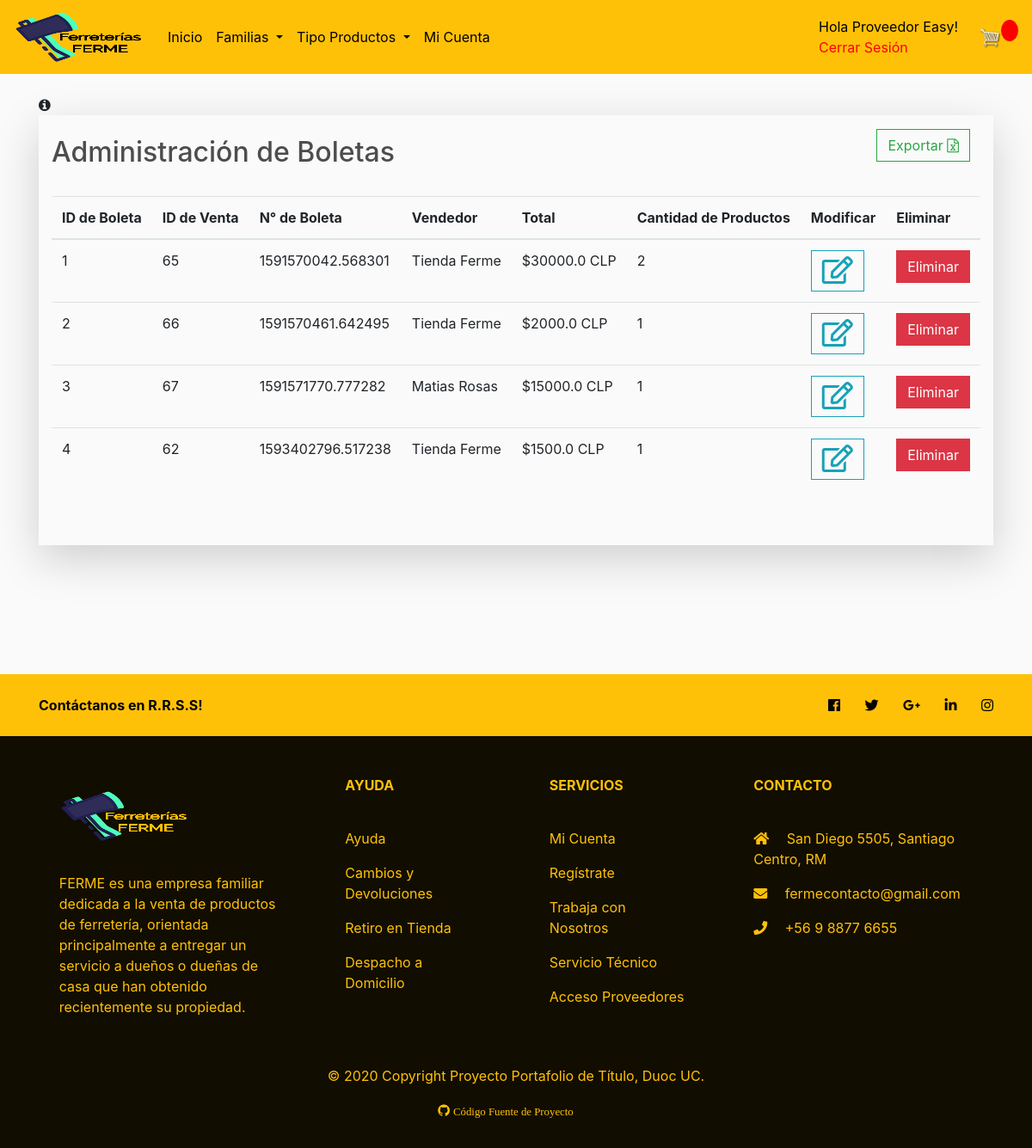
The app's page /adm-boleta (signed in) with its own data.
### store/models.py (models this page shows, shortened)
class Profile(models.Model):
    user = models.OneToOneField(User, on_delete=models.CASCADE, null=True, blank=True)
    name = models.CharField(max_length=200, null=True)
    last_name = models.CharField(max_length=200, null=True)
    phone_number = models.CharField(max_length=200, null=True)
    email = models.CharField(max_length=200, null=True)
    tipo = models.CharField(default='Cliente', max_length=50, choices=TIPO_USUARIO)

class Boleta(models.Model):
    order = models.ForeignKey(Order, on_delete=models.SET_NULL, null=True)
    n_boleta = models.CharField(max_length=200, null=False)
    vendedor = models.CharField(default="Tienda Ferme", max_length=200, null=False)
    total = models.CharField(max_length=200, null=False)

class Order(models.Model):
    usuario = models.ForeignKey(Profile, on_delete=models.SET_NULL, null=True, blank=True)
    date_ordered = models.DateTimeField(auto_now_add=True)
    complete = models.BooleanField(default=False, null=True, blank=False)
    transaction_id = models.CharField(max_length=100, null=True)
    @property
    def get_cart_items(self):
        orderitems = self.orderitems_set.all()
        total = sum([item.quantity for item in orderitems])
        return total

class OrderItems(models.Model):
    product = models.ForeignKey(Producto, on_delete=models.SET_NULL, null=True)
    order = models.ForeignKey(Order, on_delete=models.SET_NULL, null=True)
    quantity = models.IntegerField(default=0, null=True, blank=True)
    date_added = models.DateTimeField(auto_now=True)

### store/views.py (the view)
# urls.py: path("adm-boleta",views.adm_boletas, name='adm-boleta'),
@login_required
def adm_boletas(request):
    bills = Boleta.objects.all()
    context={
        'bills': bills,
    }
    return render(request, 'store/adm-boleta.html', context)

### store/models.py (called while the page is built)
    @property
    def is_supplier(self):
        supplier = False
        tipo = self.profile.tipo
        if (tipo == 'Proveedor'):
            supplier = True
        else:
            supplier = False
        return supplier

### store/templates/store/adm-boleta.html (shortened to what this page needs)
{% extends 'store/main.html'%}
{% load static %}
{% block content %}
<a data-toggle="modal" data-target="#exampleModalInfo"><i class="fa fa-info-circle" aria-hidden="true"></i></a>
<div class="pb-5 pt-3 container shadow-lg">
    <a class="btn btn-outline-success" href="{% url 'exportar_boletas'%}" style='float: right; margin-right: 1vw;'>
        Exportar <i class="fa fa-file-excel-o"></i></a>
    <h2 class="pt-2 pb-4">Administración de Boletas</h2>
    <table class="table ">
        <thead>
            <tr>
            	<th scope="col">ID de Boleta</th>
                <th scope="col">ID de Venta</th>
                <th scope="col">N° de Boleta</th>
                <th scope="col">Vendedor</th>
                <th scope="col">Total</th>
                <th scope="col">Cantidad de Productos</th>
                <th scope="col">Modificar</th>
                <th scope="col">Eliminar</th>
            </tr>
        </thead>
        <tbody>
            {% for b in bills %}
            <tr>
            	<td scope="row">{{b.id}}</td>
                <td scope="row">{{b.order.id}}</td>
                <td scope="row">{{b.order.transaction_id}}</td>
                <td scope="row">{{b.vendedor}}</td>
                <td scope="row">${{b.total}} CLP</td>
                <td scope="row">{{b.order.get_cart_items}}</td>
                <td scope="row">
                  <a class="btn btn-outline-info" href="{% url 'edit_bill' pk=b.id %}">
                      <i class="far fa-edit fa-2x"></i></a>
                </td>
                <td scope="row"><a class="btn btn-large btn-danger" data-toggle="confirmation" data-title="¿Seguro quiere eliminar esta boleta?" href="{% url 'delete_bill' pk=b.id %}">Eliminar</a>
                </td>
            </tr>
            {% endfor %}
        </tbody>
    </table>
</div>
{% endblock %}

### store/templates/store/main.html (shortened to what this page needs)
<!DOCTYPE html>
{% load static %}
<html>
<head>
	<link rel="stylesheet" href="https://stackpath.bootstrapcdn.com/bootstrap/4.4.1/css/bootstrap.min.css">
	<link rel="stylesheet" type="text/css" href="{% static 'css/main.css' %}">
	<link rel="stylesheet" href="https://use.fontawesome.com/releases/v5.6.1/css/all.css">
	<link rel="stylesheet" href="https://cdnjs.cloudflare.com/ajax/libs/font-awesome/4.7.0/css/font-awesome.min.css" >
</head>
<body>
	<nav class="navbar navbar-expand-lg navbar-dark bg-dark">
	  <a class="navbar-brand" href="{% url 'store' %}"><img src="{% static 'img/logo-ferme-b.png' %}" id="logo"/></a>
		<div class="collapse navbar-collapse" id="navbarSupportedContent">
	    	<ul class="navbar-nav mr-auto">
	      		<li class="nav-item active">
	        		<a class="nav-link"  style="color: black;" href="{% url 'store' %}">Inicio <span class="sr-only">(current)</span></a>
		  		</li>
		  		<li class=" nav-item active dropdown">
			        <a class="nav-link dropdown-toggle" data-toggle="dropdown" style="color: black;" href="#">Familias
			        </a>
			      </li>
			      <li class=" nav-item active dropdown">
			        <a class="nav-link dropdown-toggle" data-toggle="dropdown" style="color: black;" href="#">Tipo Productos
			        </a>
			      </li>
	        	  {% if user.is_authenticated %}
	        	  	<li class="nav-item active" id="cuenta">
						<a class="nav-link"  style="color: black;" href="{% url 'edit' user.id %}">Mi Cuenta</a>
					</li>
				   {% endif %}
			</ul>
		</div>
	    <div class="form-inline my-2 my-lg-0">
			{% if user.is_authenticated  %}
			<div style="padding-right: 10px; color: black;">Hola {{ user.profile.tipo }} {{ user.profile.name }}!
			<br><a href="{% url 'logout' %}" style="color: red;">Cerrar Sesión</a></div>
			{% else %}
  			<div style="padding-right: 10px; color: black;">No estás registrado
			<br><a href="{% url 'login' %}" style="color: green;">Iniciar Sesión</a></div>
			{% endif %}
	     	<a href="{% url 'cart' %}">
	    		<img  id="cart-icon" src="{% static 'img/cart.png' %}">
	    	</a>
	    	<p id="cart-total">{{cartItems}}</p>
	    </div>
	</nav>
    <div class="container">
            <br>
            {% block content %}
            {% endblock content %}
    </div>
<footer class="page-footer font-small unique-color-dark" style="background-color: #110d01">
  <div style="background-color: #FFC107;">
    <div class="container">
      <div class="row py-4 d-flex align-items-center">
        <div class="col-md-6 col-lg-5 text-center text-md-left mb-4 mb-md-0">
          <h6 class="mb-0" style="color: black;"><strong>Contáctanos en R.R.S.S!</strong></h6>
        </div>
        <div class="col-md-6 col-lg-7 text-center text-md-right" style="color: black;">
          <a class="fb-ic">
            <i class="fab fa-facebook-f white-text mr-4"> </i>
          </a>
          <a class="tw-ic">
            <i class="fab fa-twitter white-text mr-4"> </i>
          </a>
          <a class="gplus-ic">
            <i class="fab fa-google-plus-g white-text mr-4"> </i>
          </a>
          <a class="li-ic">
            <i class="fab fa-linkedin-in white-text mr-4"> </i>
          </a>
          <a class="ins-ic">
            <i class="fab fa-instagram white-text"> </i>
          </a>
        </div>
      </div>
    </div>
  </div>
  <div class="container text-center text-md-left mt-5">
    <div class="row mt-3">
      <div class="col-md-3 col-lg-4 col-xl-3 mx-auto mb-4">
        <div >
        <a class="navbar-brand" href="{% url 'store' %}"><img src="{% static 'img/logo-ferme-y.png' %}" id="logo"/></a></div>
        <hr class="deep-purple accent-2 mb-4 mt-0 d-inline-block mx-auto" style="width: 60px;" >
        <p style="text-align: left;">FERME es una empresa familiar dedicada a la venta de productos de ferretería, orientada principalmente a entregar un servicio a dueños o dueñas de casa que han obtenido recientemente su propiedad. </p>
      </div>
      <div class="col-md-2 col-lg-2 col-xl-2 mx-auto mb-4">
        <h6 class="text-uppercase font-weight-bold">Ayuda</h6>
        <hr class="deep-purple accent-2 mb-4 mt-0 d-inline-block mx-auto" style="width: 60px;">
        <p>
          Ayuda
        </p>
        <p>
          Cambios y Devoluciones
        </p>
        <p>
          Retiro en Tienda
        </p>
        <p>
          Despacho a Domicilio
        </p>
      </div>
      <div class="col-md-3 col-lg-2 col-xl-2 mx-auto mb-4">
        <h6 class="text-uppercase font-weight-bold">Servicios</h6>
        <hr class="deep-purple accent-2 mb-4 mt-0 d-inline-block mx-auto" style="width: 60px;">
        {% if request.user.is_authenticated %}
        <p>
          <a href="{% url 'edit' user.id %}">Mi Cuenta</a>
        </p>
        {% endif %}
        <p>
          <a href="{% url 'register' %}">Regístrate</a>
        </p>
        <p>
          Trabaja con Nosotros
        </p>
        <p>
          Servicio Técnico
        </p>
        {% if request.user.profile.supplier.is_supplier %}
        <p>
          <a href="{% url 'proveedor-ordencompra' %}">Acceso Proveedores</a>
        </p>
        {% endif %}
      </div>
      <div class="col-md-4 col-lg-3 col-xl-3 mx-auto mb-md-0 mb-4">
        <h6 class="text-uppercase font-weight-bold">Contacto</h6>
        <hr class="deep-purple accent-2 mb-4 mt-0 d-inline-block mx-auto" style="width: 60px;">
        <p>
          <i class="fas fa-home mr-3"></i> San Diego 5505, Santiago Centro, RM</p>
        <p>
          <i class="fas fa-envelope mr-3"></i> fermecontacto@gmail.com</p>
        <p>
          <i class="fas fa-phone mr-3"></i> +56 9 8877 6655</p>
      </div>
    </div>
  </div>
  <div class="footer-copyright text-center py-3" style="color: #FFC107;">
  	<p>© 2020 Copyright Proyecto Portafolio de Título, Duoc UC.</p>
  	<p>
	  	<a class="ins-ic" href="https://github.com/southernegro/ferme-multiuser" target="_blank">
		    <i class="fa fa-github text-center mr-4" style="color: #FFC107;" >
		    	<small>Código Fuente de Proyecto</small>
		    </i>
	  	</a>
	</p>
  </div>
</footer>
</body>
</html>

### static/css/main.css (style rules this page uses)
#logo { display: inline-block; vertical-align: top; width: 150px; height: 60px; margin-right: 5px; }
body { background-color: hsl(0, 0%, 98%); }
h1,h2,h3,h4,h5,h6 { color:hsl(0, 0%, 30%); }
.bg-dark { background-color: #FFC107!important; }
#cart-icon { width:25px; display: inline-block; margin-left: 15px; }
#cart-total { display: block; text-align: center; color:#fff; background-color: red; width: 20px; height: 25px; border-radius: 50%; font-size: 14px; }
.col-lg-4, .col-lg-6, .col-lg-8, .col-lg-12 { margin-top: 10px; }
.btn { border-radius: 0; }
footer { margin-top: 150px; }
footer p { color: #FFC107; }
footer h6 { color: #FFC107; }
footer a { color: #FFC107; }

### records on screen
Boleta: id "1", order.id "65", order.transaction_id "1591570042.568301", vendedor "Tienda Ferme", total "30000.0", order.get_cart_items "2"
Boleta: id "2", order.id "66", order.transaction_id "1591570461.642495", vendedor "Tienda Ferme", total "2000.0", order.get_cart_items "1"
Boleta: id "3", order.id "67", order.transaction_id "1591571770.777282", vendedor "Matias Rosas", total "15000.0", order.get_cart_items "1"
Boleta: id "4", order.id "62", order.transaction_id "1593402796.517238", vendedor "Tienda Ferme", total "1500.0", order.get_cart_items "1"

### other values on screen
{{ user.profile.tipo }} "Proveedor"
{{ user.profile.name }} "Easy"
